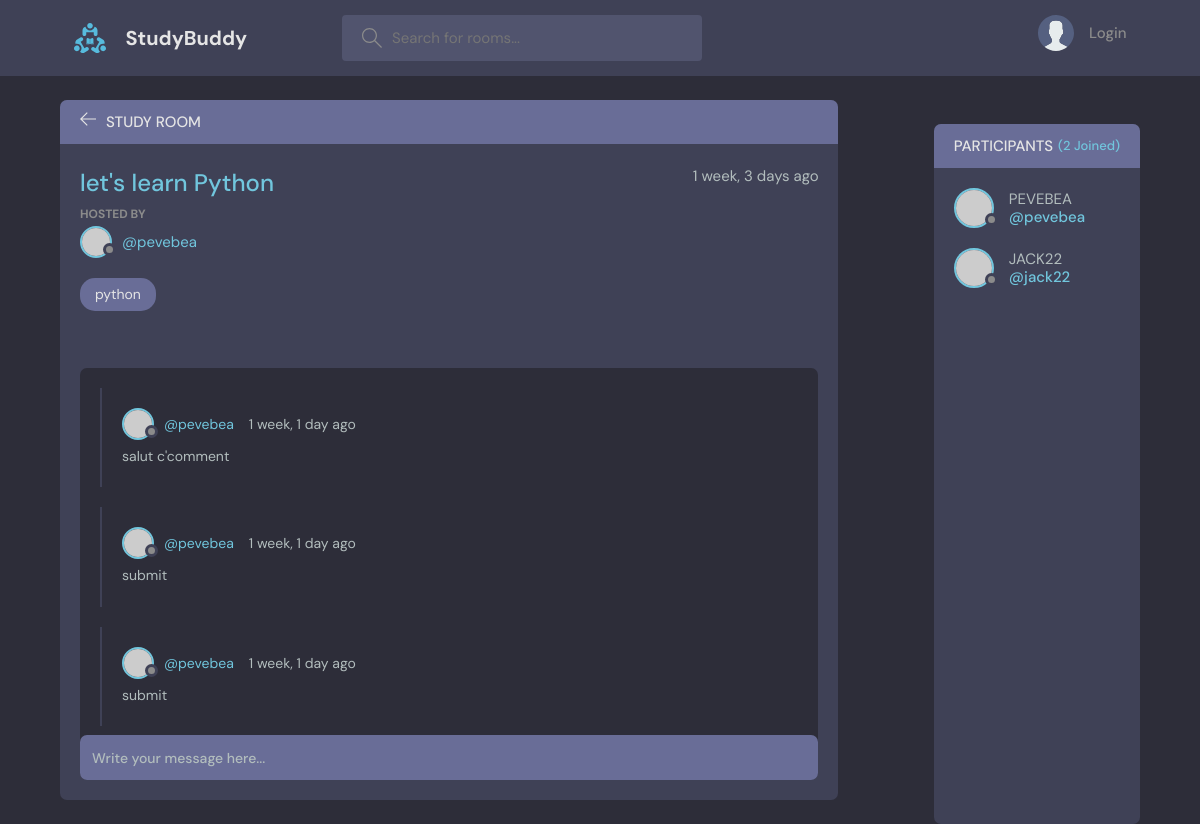
The page /room/1/ on the database its author committed.
### room/models.py (models this page shows, shortened)
class Room(models.Model):
    host = models.ForeignKey(User, on_delete=models.SET_NULL, null= True)
    topic = models.ForeignKey(Topic, on_delete=models.CASCADE, null=True)
    name = models.CharField(max_length=200)
    description = models.TextField(null= True, blank= True)
    participants = models.ManyToManyField(User, related_name="participants", blank=True)
    updated = models.DateTimeField(auto_now = True)
    created = models.DateTimeField(auto_now_add=True)
    class Meta:
        ordering = ["-updated", "created"]

class Topic(models.Model):
    name = models.CharField(max_length=200)
    def __str__(self):
        return self.name

class Message(models.Model):
    user = models.ForeignKey(User, on_delete=models.CASCADE, null= True)
    room = models.ForeignKey(Room, on_delete=models.CASCADE)
    body = models.TextField()
    updated = models.DateTimeField(auto_now = True)
    created = models.DateTimeField(auto_now_add=True)
    class Meta:
        ordering = ["-updated", "created"]

### room/views.py (the view, shortened to what this page needs)
# urls.py: path("room/<str:room_id>/", views.getRoom, name="getRoom"),
def room(request, room_id):
    room = Room.objects.get(id = room_id)
    room_messages = room.message_set.all().order_by("-created")
    participants = room.participants.all()
    context = { "room": room, "room_messages": room_messages,
               "participants": participants, }
    return render(request, "room/room.html", context)

### templates/room/room.html (shortened to what this page needs)
{% extends 'room/index.html' %}
{% block content %}
<main class="profile-page layout layout--2">
  <div class="container">
    <div class="room">
      <div class="room__top">
        <div class="room__topLeft">
          <a href="{% url 'room:index' %}">
            <svg version="1.1" xmlns="http://www.w3.org/2000/svg" width="32" height="32" viewBox="0 0 32 32">
              <title>arrow-left</title>
              <path
                d="M13.723 2.286l-13.723 13.714 13.719 13.714 1.616-1.611-10.96-10.96h27.625v-2.286h-27.625l10.965-10.965-1.616-1.607z">
              </path>
            </svg>
          </a>
          <h3>Study Room</h3>
        </div>
      </div>
      <div class="room__box scroll">
        <div class="room__header scroll">
          <div class="room__info">
            <h3>{{room.name}}</h3>
            <span>{{room.created|timesince}} ago</span>
          </div>
          <div class="room__hosted">
            <p>Hosted By</p>
            <a href="{% url 'authentification:userProfile' room.host.id %}" class="room__author">
              <div class="avatar avatar--small">
                <img src="https://randomuser.me/api/portraits/men/14.jpg" />
              </div>
              <span>@{{room.host.username}}</span>
            </a>
          </div>
          <span class="room__topics">{{room.topic}}</span>
        </div>
        <div class="room__conversation">
          <div class="threads scroll">
            {% for message in room_messages %}
            <div class="thread">
              <div class="thread__top">
                <div class="thread__author">
                  <a href="{% url 'authentification:userProfile' message.user.id %}" class="thread__authorInfo">
                    <div class="avatar avatar--small">
                      <img src="https://randomuser.me/api/portraits/men/14.jpg" />
                    </div>
                    <span>@{{message.user.username}}</span>
                  </a>
                  <span class="thread__date">{{message.created|timesince}} ago</span>
                </div>
              </div>
              <div class="thread__details">
                {{message.body}}
              </div>
            </div>
            {% endfor %}
          </div>
        </div>
      </div>
      <div class="room__message">
        <form action="" method="POST">
          <input name="body" placeholder="Write your message here..." />
        </form>
      </div>
    </div>
      {% include 'room/participants.html' %}
  </div>
</main>
{% endblock content %}

### templates/room/participants.html
{% load static %}
{% block content %}
<main class="profile-page layout layout--3">
  <div class="participants">
    <h3 class="participants__top">Participants <span>({{participants.count}} Joined)</span></h3>
    <div class="participants__list scroll">
      {% for user in participants %}
      <a href="{%  url 'authentification:userProfile' user.id %}" class="participant">
        <div class="avatar avatar--medium">
          <img src="https://randomuser.me/api/portraits/women/37.jpg" />
        </div>
        <p>
          {{user.username|upper}}
          <span>@{{user.username}}</span>
        </p>
      </a>
      {% endfor %}
    </div>
  </div>
</main>
{% endblock content %}

### rows shown on the page
Room: name "let's learn Python", created "1 week, 3 days", host.username "pevebea", topic "python"
Message: user.username "pevebea", created "1 week, 1 day", body "salut c'comment"
Message: user.username "pevebea", created "1 week, 1 day", body "submit"
Message: user.username "pevebea", created "1 week, 1 day", body "submit"

### other values the page prints
{{ participants.count }} "2"
{{ user.username|upper }} "PEVEBEA"
{{ user.username }} "pevebea"
{{ user.username|upper }} "JACK22"
{{ user.username }} "jack22"
